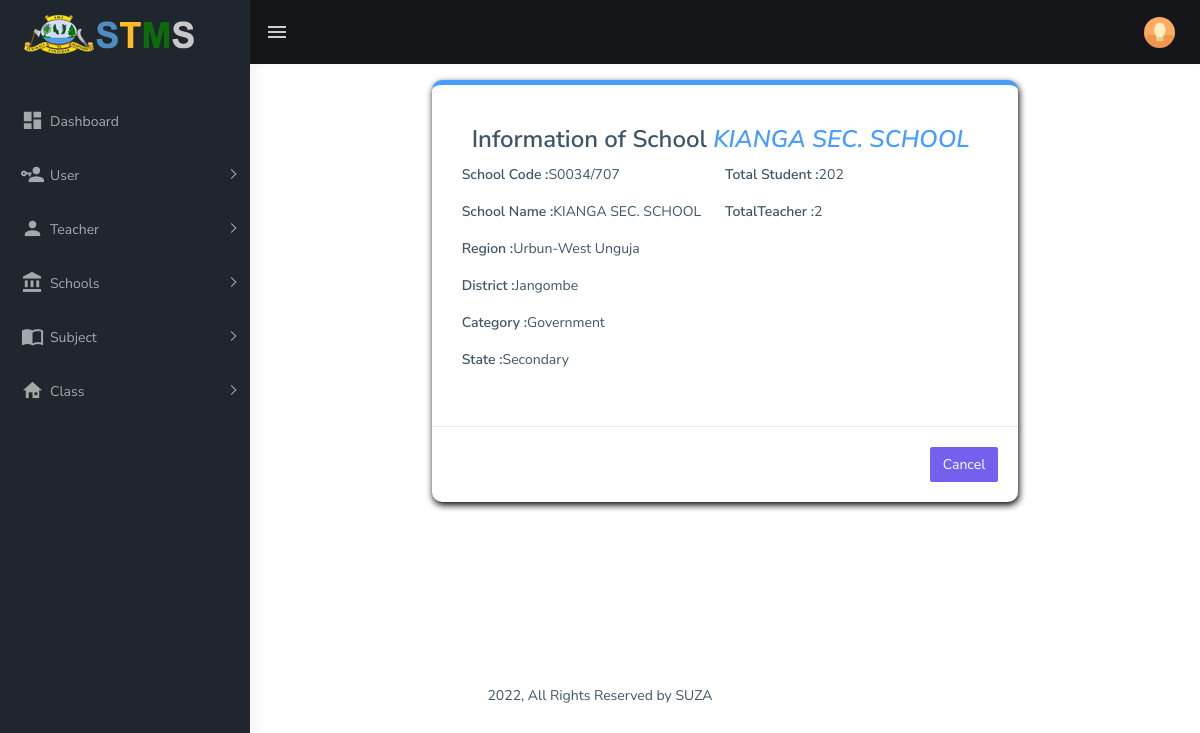
The app's page /SchoolReport.php?SchlID=3 (signed in) with its own data.
### tables this page shows
CREATE TABLE `tbl_school` (
  `SchlID` int(11) NOT NULL,
  `SchlCode` varchar(50) DEFAULT NULL,
  `SchlName` varchar(100) NOT NULL,
  `Region` varchar(50) NOT NULL,
  `District` varchar(50) NOT NULL,
  `CtgName` varchar(20) NOT NULL,
  `CtgState` varchar(20) DEFAULT NULL,
  `SchlUserID` int(11) DEFAULT NULL,
  `UserID` int(11) NOT NULL
);

### SchoolReport.php (the view, shortened to what this page needs)
<!DOCTYPE html>
<html dir="ltr" lang="en">
<head>
    <?php include 'headLink.php';?>
</head>
<body>
    <div id="main-wrapper">
        <header class="topbar" data-navbarbg="skin5">
            <?php include 'Header.php';?>
        </header>
        <aside class="left-sidebar" data-sidebarbg="skin5">
            <div class="scroll-sidebar">
                 <?php include 'Sidebar.php';?>
            </div>
        </aside>
        <div class="page-wrapper">
            <div class="container-fluid">
                <div class="row">
                    <div class="col-md-2"></div>
                    <div class="col-md-8">
                        <div class="card">
                                <div class="card-body">
                                 <?php
                                 $SchlID = $_GET['SchlID'];
                                 global $conn;
                                 $sql = "SELECT * FROM tbl_School WHERE SchlID = $SchlID";
                                    $result = $conn->query($sql);
                                    $row = $result->fetch_assoc();
                                $sql1 = "SELECT COUNT(EmpNo) AS TotalTeacher FROM tbl_Sch_Tch inner join tbl_Teacher using(TchID) WHERE tbl_Sch_Tch.SchlID = $SchlID";
                                    $result1 = $conn->query($sql1);
                                    $row2 = $result1->fetch_assoc();
                                    $sql2 = "SELECT * FROM tbl_School INNER JOIN ((tbl_Sch_Year inner join tbl_YearClass using(SchYrID)) inner join tbl_Class using(ClassID))USING(SchlID) WHERE tbl_School.SchlID = '$SchlID'";
                                    $result2 = $conn->query($sql2);
                                    $OverRoll = 0;
                                    if($result2->num_rows > 0){
                                        while($row3 = $result2->fetch_assoc()){
                                            $OverRoll += $row3['TotalStudent'];
                                        }
                                    }
                                    echo "<div class='card-body'>
                                            <h3 class='card-title'>Information of School  <i style='color:#499dff'>{$row['SchlName']}</i></h3>
                                        <div class='row'>
                                            <div class='col-md-6'>
                                                <div class='row'>
                                                <label>School Code :</label>
                                                <p> {$row['SchlCode']}</p>
                                                </div>
                                                <div class='row'>
                                                <label>School Name :</label>
                                                <p> {$row['SchlName']}</p>
                                                </div>
                                                <div class='row'>
                                                <label>Region :</label>
                                                <p> {$row['Region']}</p>
                                                </div>
                                                <div class='row'>
                                                <label>District :</label>
                                                <p> {$row['District']}</p>
                                                </div>
                                                <div class='row'>
                                                <label>Category :</label>
                                                <p> {$row['CtgName']}</p>
                                                </div>
                                                <div class='row'>
                                                <label>State :</label>
                                                <p> {$row['CtgState']}</p>
                                                </div>
                                            </div>
                                            <div class='col-md-6'>
                                                <div class='row'>
                                                <label>Total Student :</label>
                                                <p> {$OverRoll}</p>
                                                </div>
                                                <div class='row'>
                                                <label>TotalTeacher : </label>
                                                <p> {$row2['TotalTeacher']}</p>
                                                </div>
                                            </div>
                                            </div>
                                        </div>
                                    </div>";
                                 ?>
                                 <div class="border-top">
                                    <div class="card-body">
                                        <a href="ViewSchool.php" class="btn btn-primary">Cancel</a>
                                    </div>
                                </div>
                                </div>
                        </div>
                    </div>
                    <div class="col-md-2"></div>
                </div>
            </div>
            <footer class="footer text-center">
                <?php include 'footer.php';?>
            </footer>
        </div>
</body>
</html>

### records on screen
tbl_school: SchlName "KIANGA SEC. SCHOOL", SchlCode "S0034/707", Region "Urbun-West Unguja", District "Jangombe", CtgName "Government", CtgState "Secondary"

### other values on screen
$OverRoll "202"
$row2['TotalTeacher'] "2"
Date("Y") "2022"
